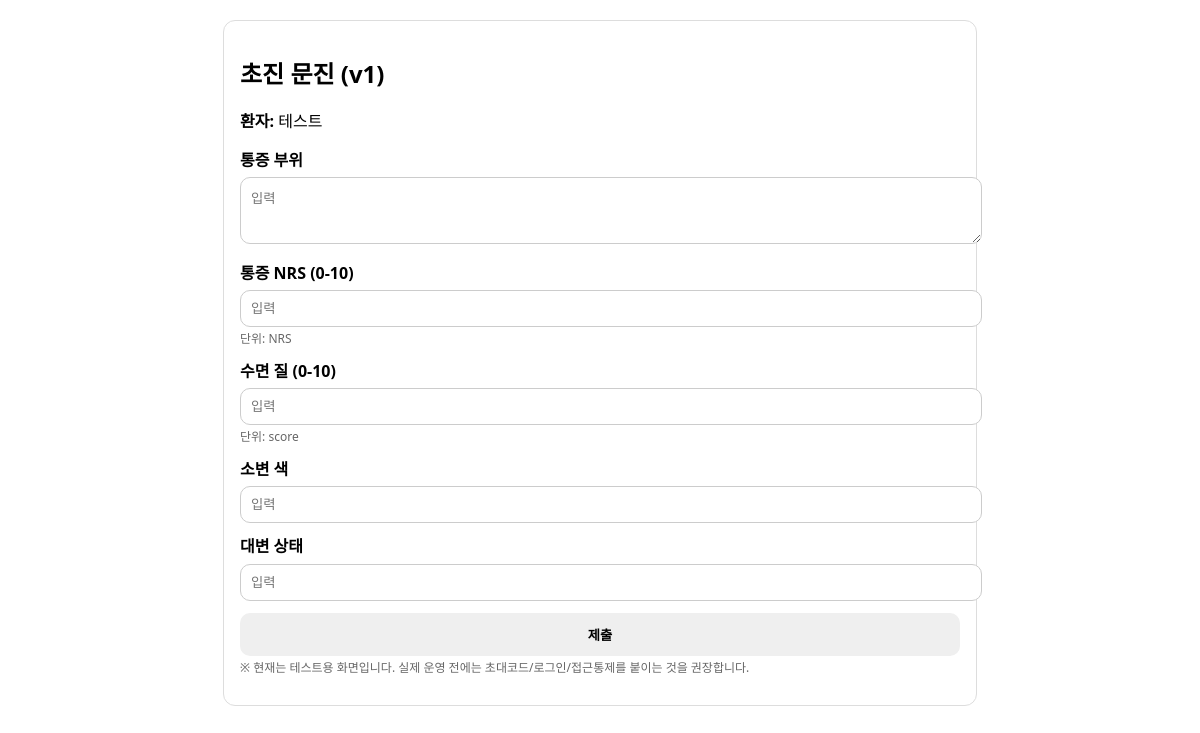
Screenshot of /p/1/intake/ with the database file from the repository.
### clinic/models.py (models this page shows, shortened)
class FormTemplate(models.Model):
    SCOPE_CHOICES = [
        ("patient", "환자 단위"),
        ("encounter", "내원 단위"),
    ]
    name = models.CharField(max_length=100)
    version = models.PositiveIntegerField(default=1)
    scope = models.CharField(max_length=20, choices=SCOPE_CHOICES, default="encounter")
    description = models.TextField(blank=True)
    schema_json = models.JSONField(default=dict, blank=True)
    is_active = models.BooleanField(default=True)
    created_at = models.DateTimeField(default=timezone.now)
    updated_at = models.DateTimeField(auto_now=True)
    class Meta:
        unique_together = ("name", "version")

class Patient(models.Model):
    full_name = models.CharField(max_length=100)
    birth_date = models.DateField(null=True, blank=True)
    sex = models.CharField(max_length=20, blank=True)
    phone = models.CharField(max_length=30, blank=True)
    memo = models.TextField(blank=True)
    created_at = models.DateTimeField(default=timezone.now)
    updated_at = models.DateTimeField(auto_now=True)

### clinic/views.py (the view, shortened to what this page needs)
# urls.py: path("p/<int:patient_id>/intake/", views.patient_intake, name="patient_intake"),
def patient_intake(request: HttpRequest, patient_id: int) -> HttpResponse:
    patient = get_object_or_404(Patient, id=patient_id)
    template = _get_active_intake_template()
    schema = template.schema_json or {}
    fields = schema.get("fields", [])
    return render(
        request,
        "clinic/patient_intake.html",
        {"patient": patient, "template": template, "fields": fields},
    )

### clinic/views.py (called while the page is built)
def _get_active_intake_template() -> FormTemplate:
    return FormTemplate.objects.get(name="초진 문진", version=1, is_active=True)

### clinic/templates/clinic/patient_intake.html (shortened to what this page needs)
<!doctype html>
<html lang="ko">
<head>
</head>
<body>
  <div class="card">
    <h2>{{ template.name }} (v{{ template.version }})</h2>
    <p><b>환자:</b> {{ patient.full_name }}</p>
    <form method="post">
      {% for f in fields %}
        <div class="row">
          <label for="{{ f.key }}">{{ f.label }}</label>
          {% if f.type == "text" %}
            <textarea id="{{ f.key }}" name="{{ f.key }}" rows="3" placeholder="입력"></textarea>
          {% else %}
            <input
              id="{{ f.key }}"
              name="{{ f.key }}"
              type="{% if f.type == 'number' %}number{% else %}text{% endif %}"
              {% if f.min is not None %}min="{{ f.min }}"{% endif %}
              {% if f.max is not None %}max="{{ f.max }}"{% endif %}
              step="any"
              placeholder="입력"
            />
          {% endif %}
          {% if f.unit %}
            <div class="hint">단위: {{ f.unit }}</div>
          {% endif %}
        </div>
      {% endfor %}
      <button type="submit">제출</button>
    </form>
    <p class="hint">※ 현재는 테스트용 화면입니다. 실제 운영 전에는 초대코드/로그인/접근통제를 붙이는 것을 권장합니다.</p>
  </div>
</body>
</html>

### clinic/templates/clinic/patient_intake.html (style rules this page uses)
body { font-family: system-ui, -apple-system, Segoe UI, Roboto, Arial; margin: 20px; line-height: 1.4; }
.card { max-width: 720px; margin: 0 auto; padding: 16px; border: 1px solid #ddd; border-radius: 12px; }
.row { margin: 12px 0; }
label { display: block; font-weight: 600; margin-bottom: 6px; }
input, textarea { width: 100%; padding: 10px; border: 1px solid #ccc; border-radius: 10px; }
button { width: 100%; padding: 12px; border: 0; border-radius: 10px; font-weight: 700; cursor: pointer; }
.hint { color: #666; font-size: 12px; margin-top: 4px; }

### rows the page displays
FormTemplate: name "초진 문진", version "1"
Patient: full_name "테스트"

### other values shown
{{ f.label }} "통증 부위" "통증 NRS (0-10)" "수면 질 (0-10)" "소변 색" "대변 상태"
{{ f.unit }} "NRS" "score"
